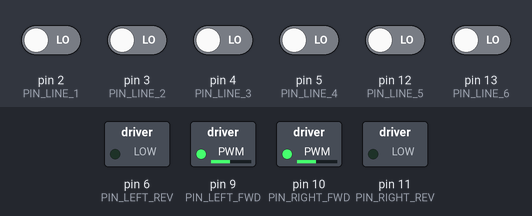
The sketch below on a simulated Arduino Uno, built with avr-gcc and run on an emulated ATmega328P. On the bench: switched loads named in the sketch (green lamp = pin HIGH). The test bench sets the inputs (shaded band); at power-on: pin 2 (PIN_LINE_1), pin 3 (PIN_LINE_2), pin 4 (PIN_LINE_3), pin 5 (PIN_LINE_4), pin 12 (PIN_LINE_5), pin 13 (PIN_LINE_6) LOW.

Above: at 1.2 s.
1.3 s: pin 3 (PIN_LINE_2) driven HIGH
At 1.45 s:
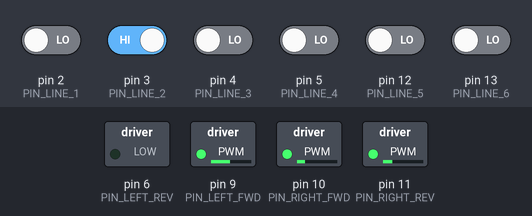
At 2.2 s:
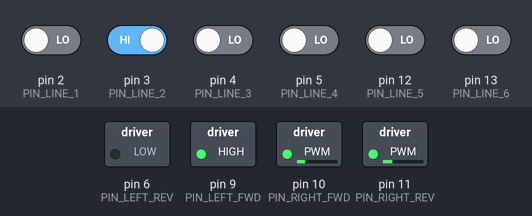
Timing chart, 0 to 1.7 s (numbered marks = the images above; inputs shaded):
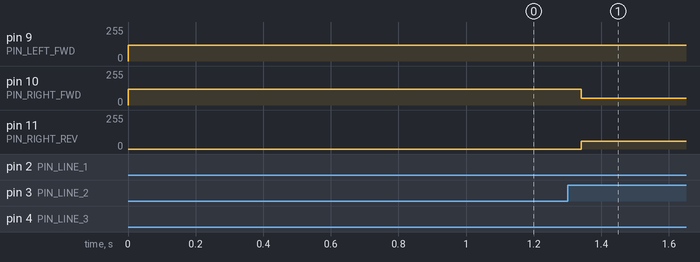

The sketch:

self_driving_car.ino
```cpp
// Refactored sketch placeholder: Self-Driving Car (Line Follower)
// This version will evolve toward modular code (sensors, motors, control).
// For now it mirrors the logic of the original `src/Finalprojectcodeeee.ino` with clearer naming.

// Pin assignments
const int PIN_LINE_1 = 2;   // Leftmost (verify physical order)
const int PIN_LINE_2 = 3;
const int PIN_LINE_3 = 4;
const int PIN_LINE_4 = 5;
const int PIN_LINE_5 = 12;
const int PIN_LINE_6 = 13;  // Rightmost (verify)
const int PIN_IR     = 8;   // IR obstacle sensor (future use)

// Motor driver pins
const int PIN_RIGHT_FWD = 10;
const int PIN_RIGHT_REV = 11;
const int PIN_LEFT_FWD  = 9;
const int PIN_LEFT_REV  = 6;

// Runtime sensor states
int s1, s2, s3, s4, s5, s6;

void drive(int leftFwd, int leftRev, int rightFwd, int rightRev) {
  analogWrite(PIN_LEFT_FWD,  leftFwd);
  analogWrite(PIN_LEFT_REV,  leftRev);
  analogWrite(PIN_RIGHT_FWD, rightFwd);
  analogWrite(PIN_RIGHT_REV, rightRev);
}

void setup() {
  // Sensors
  pinMode(PIN_LINE_1, INPUT);
  pinMode(PIN_LINE_2, INPUT);
  pinMode(PIN_LINE_3, INPUT);
  pinMode(PIN_LINE_4, INPUT);
  pinMode(PIN_LINE_5, INPUT);
  pinMode(PIN_LINE_6, INPUT);
  pinMode(PIN_IR, INPUT);

  // Motors
  pinMode(PIN_RIGHT_FWD, OUTPUT);
  pinMode(PIN_RIGHT_REV, OUTPUT);
  pinMode(PIN_LEFT_FWD,  OUTPUT);
  pinMode(PIN_LEFT_REV,  OUTPUT);
}

void loop() {
  s1 = digitalRead(PIN_LINE_1);
  s2 = digitalRead(PIN_LINE_2);
  s3 = digitalRead(PIN_LINE_3);
  s4 = digitalRead(PIN_LINE_4);
  s5 = digitalRead(PIN_LINE_5);
  s6 = digitalRead(PIN_LINE_6);

  // Default forward cruise
  drive(120, 0, 120, 0);

  if (s1 == HIGH) {
    drive(255, 0, 0, 255); // Hard steer left (?) adjust once orientation confirmed
  }
  else if (s2 == HIGH) {
    drive(255, 0, 0, 100);
  }
  else if (s3 == HIGH) {
    drive(0, 150, 255, 0);
  }
  else if (s4 == HIGH) {
    drive(0, 255, 255, 0);
  }
  else if (s5 == HIGH) {
    drive(255, 0, 0, 255);
  }
  else if (s6 == HIGH) {
    drive(0, 255, 255, 0);
  }
  else if (s1 && s2 && s3 && s4 && s5 && s6) {
    drive(120, 0, 120, 0);
  }
}
```
